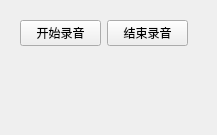
<?xml version="1.0" encoding="UTF-8"?>
<ui version="4.0">
 <class>Widget</class>
 <widget class="QWidget" name="Widget">
  <property name="geometry">
   <rect>
    <x>0</x>
    <y>0</y>
    <width>217</width>
    <height>135</height>
   </rect>
  </property>
  <property name="windowTitle">
   <string>Widget</string>
  </property>
  <widget class="QWidget" name="">
   <property name="geometry">
    <rect>
     <x>20</x>
     <y>20</y>
     <width>168</width>
     <height>26</height>
    </rect>
   </property>
   <layout class="QHBoxLayout" name="horizontalLayout">
    <item>
     <widget class="QPushButton" name="startBtn">
      <property name="text">
       <string>开始录音</string>
      </property>
     </widget>
    </item>
    <item>
     <widget class="QPushButton" name="endBtn">
      <property name="text">
       <string>结束录音</string>
      </property>
     </widget>
    </item>
   </layout>
  </widget>
 </widget>
 <resources/>
 <connections/>
</ui>
